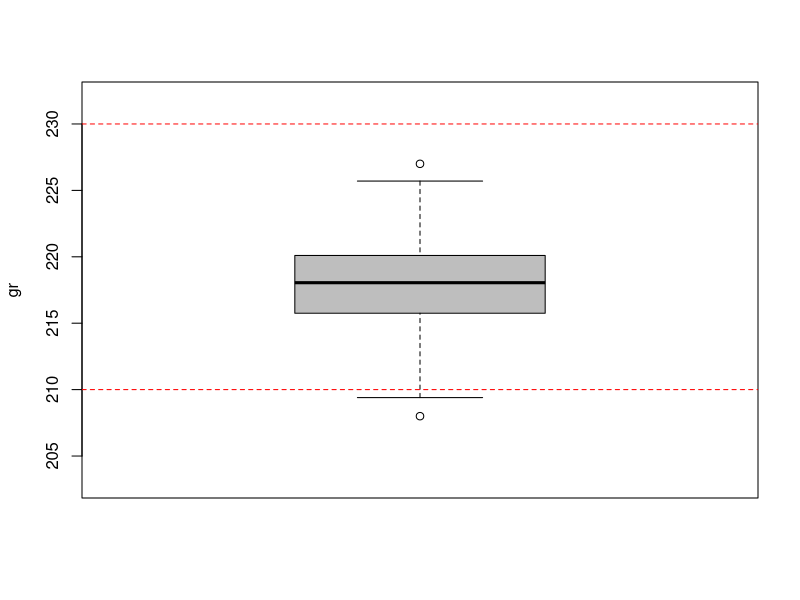
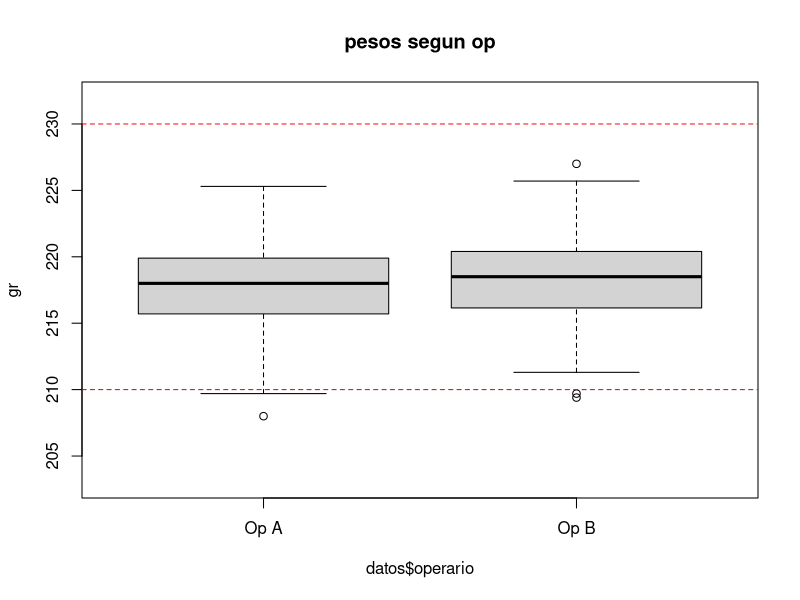
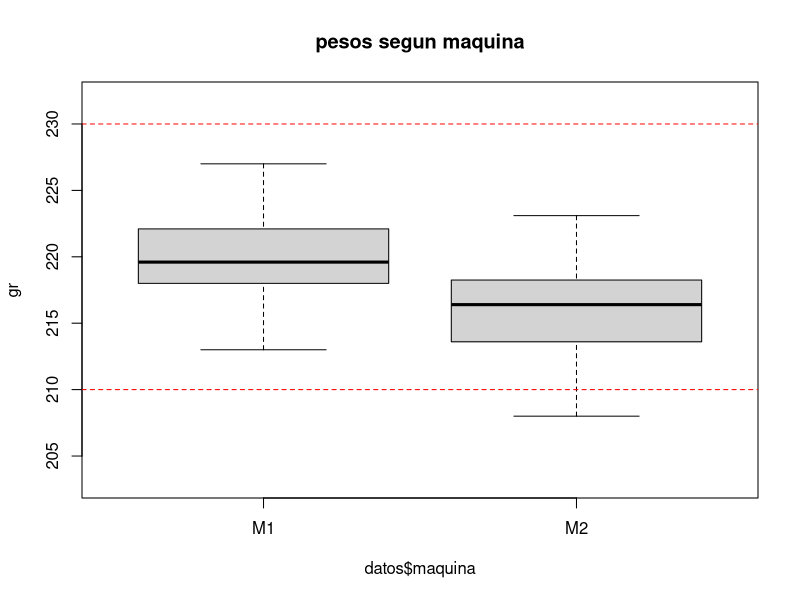

R code for these plots, in order:
#------------------------------------------------------#
#--         ACTIVIDAD_3_ANALISIS_EXPLORATORIO        --#
#-- Universidad del Valle: Escuela de Estadistica     --#
#-- Asignatura: Probabilidad y Estad�stica            --#
#-- Profesor: Ivan Mauricio Bermudez Vera             --#
#-- Estudiantes:                                      --#
#--   Juan Sebastian Getial Getial <2124644>          --#
#--   Mauricio Muñoz Gutierez <----------->          --#
#--   Brayan Andres Sanchez Lozano <------->          --#
#------------------------------------------------------#

#Se suben los datos
datos <- read.table("data_embutidos.txt", header=TRUE, dec=".")

#Espesificaciones del peso -> 220 ± 10 gr
#Limites
limite_superior = 220  + 10
limite_inferior = 220 - 10

#Valores maximos y minimos
max = max(datos$peso)
min = min(datos$peso)

#boxplot del peso

x11()
boxplot(datos$peso,
        ylab="gr",
        ylim=c(min-5,max+5),
        col="gray"
)
abline(h=c(limite_inferior, limite_superior, 31.5),lty=2,col="Red")

#bocplot del peso segun operario
x11()
boxplot(datos$peso ~ datos$operario,
        ylab="gr",
        names=c("Op A", "Op B"),
        main="pesos segun op",
        ylim=c(min-5,max+5)
)
abline(h=c(limite_inferior, limite_superior, 31.5),lty=2,col="Red")

#bocplot del peso segun maquina
x11()
boxplot(datos$peso ~ datos$maquina,
        ylab="gr",
        names=c("M1", "M2"),
        main="pesos segun maquina",
        ylim=c(min-5,max+5)
)
abline(h=c(limite_inferior, limite_superior, 31.5),lty=2,col="Red")

